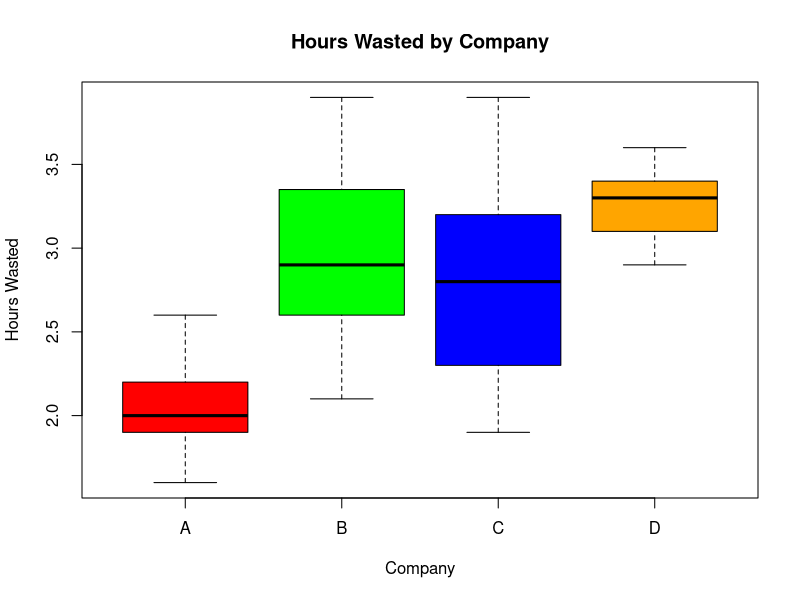
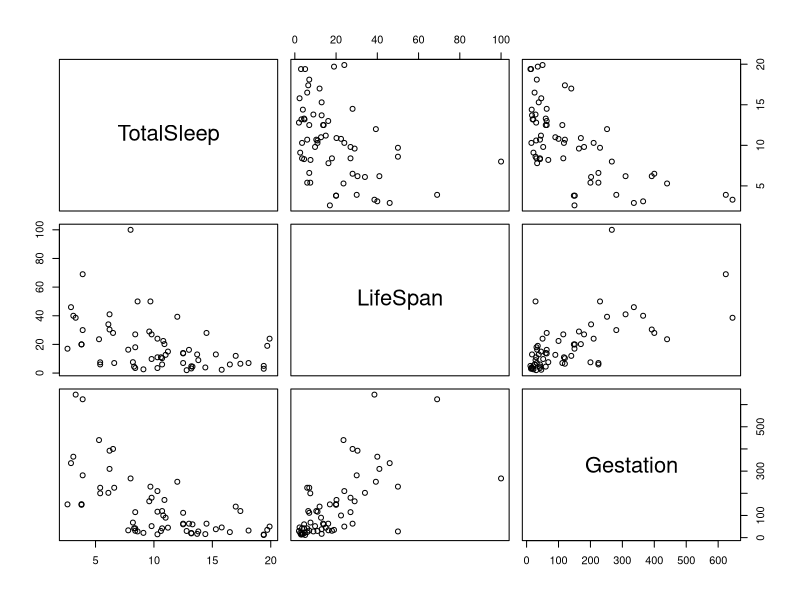
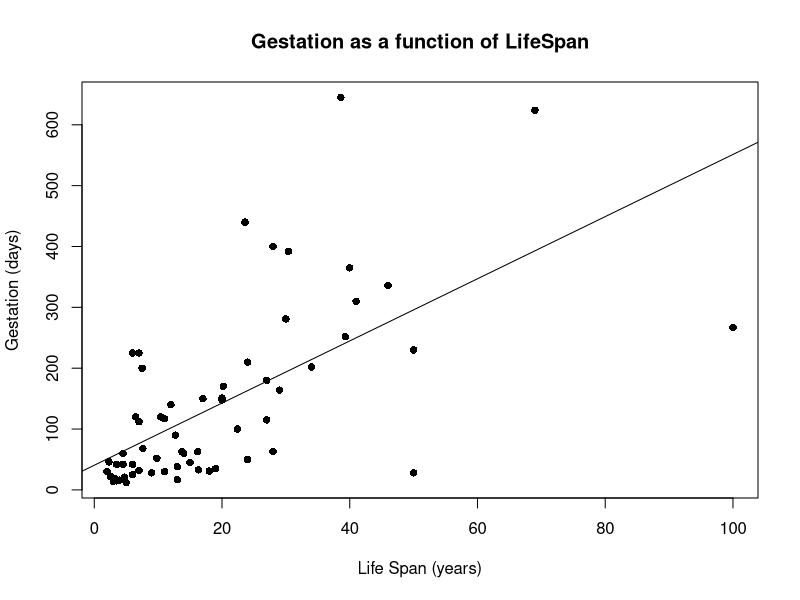

Source code (R) for these figures, in order:
## ---- chunk 1
waste.data <- read.csv("waste.csv", head=TRUE)
attach(waste.data)
## ---- chunk 2
waste_ANOVA <- aov(Hours~Company)
summary(waste_ANOVA)
## ---- chunk 3
boxplot(Hours ~ Company, xlab="Company", ylab="Hours Wasted", main="Hours Wasted by Company", col=c('Red', 'Green', 'Blue', 'Orange'))
## ---- chunk 4
TukeyHSD(waste_ANOVA)
## ---- chunk 5
sleep <- read.csv("sleep.csv", head=TRUE)
attach(sleep)
## ---- chunk 6
plot(sleep)
## ---- chunk 7

cor.test(TotalSleep, LifeSpan)
cor.test(TotalSleep, Gestation)
cor.test(LifeSpan, Gestation)

## ---- chunk 8
model <- lm(Gestation~LifeSpan)
summary(model)
## ---- chunk 9
g_1 <- 40.5617 + 5.1072 * 7
g_2 <- 40.5617 + 5.1072 * 32
g_3 <- 40.5617 + 5.1072 * 68

print(paste('Gestation for lifespan of 7 years =',  g_1, 'days'))
print(paste('Gestation for lifespan of 32 years =',  g_2, 'days'))
print(paste('Gestation for lifespan of 68 years =',  g_3, 'days'))

## ---- chunk 10
plot(LifeSpan, Gestation, pch = 16, main = 'Gestation as a function of LifeSpan', xlab = 'Life Span (years)', ylab = 'Gestation (days)')
abline(model)
